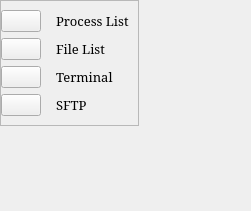
                      <widget class="QWidget" name="act_btn">
                       <property name="geometry">
                        <rect>
                         <x>0</x>
                         <y>0</y>
                         <width>251</width>
                         <height>211</height>
                        </rect>
                       </property>
                       <attribute name="icon">
                        <iconset resource="../static/resource.qrc">
                         <normaloff>:/newPrefix/icons/icons/feather/activity.svg</normaloff>:/newPrefix/icons/icons/feather/activity.svg</iconset>
                       </attribute>
                       <attribute name="label">
                        <string>Activities</string>
                       </attribute>
                       <layout class="QHBoxLayout" name="horizontalLayout_11">
                        <property name="spacing">
                         <number>0</number>
                        </property>
                        <property name="leftMargin">
                         <number>0</number>
                        </property>
                        <property name="topMargin">
                         <number>0</number>
                        </property>
                        <property name="rightMargin">
                         <number>0</number>
                        </property>
                        <property name="bottomMargin">
                         <number>0</number>
                        </property>
                        <item alignment="Qt::AlignLeft|Qt::AlignTop">
                         <widget class="QFrame" name="Activities_Frame">
                          <property name="frameShape">
                           <enum>QFrame::StyledPanel</enum>
                          </property>
                          <property name="frameShadow">
                           <enum>QFrame::Raised</enum>
                          </property>
                          <layout class="QGridLayout" name="gridLayout_3">
                           <property name="leftMargin">
                            <number>0</number>
                           </property>
                           <property name="horizontalSpacing">
                            <number>15</number>
                           </property>
                           <item row="1" column="0">
                            <widget class="QPushButton" name="file_list_btn">
                             <property name="text">
                              <string/>
                             </property>
                             <property name="icon">
                              <iconset resource="../static/resource.qrc">
                               <normaloff>:/newPrefix/icons/icons/feather/file.svg</normaloff>:/newPrefix/icons/icons/feather/file.svg</iconset>
                             </property>
                             <property name="iconSize">
                              <size>
                               <width>32</width>
                               <height>32</height>
                              </size>
                             </property>
                            </widget>
                           </item>
                           <item row="2" column="0">
                            <widget class="QPushButton" name="terminal_btn">
                             <property name="text">
                              <string/>
                             </property>
                             <property name="icon">
                              <iconset resource="../static/resource.qrc">
                               <normaloff>:/newPrefix/icons/icons/feather/terminal.svg</normaloff>:/newPrefix/icons/icons/feather/terminal.svg</iconset>
                             </property>
                             <property name="iconSize">
                              <size>
                               <width>32</width>
                               <height>32</height>
                              </size>
                             </property>
                            </widget>
                           </item>
                           <item row="2" column="1">
                            <widget class="QLabel" name="Terminal">
                             <property name="font">
                              <font>
                               <family>Constantia</family>
                               <pointsize>10</pointsize>
                              </font>
                             </property>
                             <property name="text">
                              <string>Terminal</string>
                             </property>
                            </widget>
                           </item>
                           <item row="0" column="0">
                            <widget class="QPushButton" name="process_list_btn">
                             <property name="text">
                              <string/>
                             </property>
                             <property name="icon">
                              <iconset resource="../static/resource.qrc">
                               <normaloff>:/newPrefix/icons/icons/cil-list.png</normaloff>:/newPrefix/icons/icons/cil-list.png</iconset>
                             </property>
                             <property name="iconSize">
                              <size>
                               <width>32</width>
                               <height>32</height>
                              </size>
                             </property>
                            </widget>
                           </item>
                           <item row="0" column="1">
                            <widget class="QLabel" name="Process_List">
                             <property name="font">
                              <font>
                               <family>Constantia</family>
                               <pointsize>10</pointsize>
                              </font>
                             </property>
                             <property name="text">
                              <string>Process List</string>
                             </property>
                            </widget>
                           </item>
                           <item row="1" column="1">
                            <widget class="QLabel" name="File_List">
                             <property name="font">
                              <font>
                               <family>Constantia</family>
                               <pointsize>10</pointsize>
                              </font>
                             </property>
                             <property name="text">
                              <string>File List</string>
                             </property>
                            </widget>
                           </item>
                           <item row="3" column="0">
                            <widget class="QPushButton" name="sftp_btn">
                             <property name="text">
                              <string/>
                             </property>
                             <property name="icon">
                              <iconset resource="../static/resource.qrc">
                               <normaloff>:/newPrefix/icons/icons/feather/share-2.svg</normaloff>:/newPrefix/icons/icons/feather/share-2.svg</iconset>
                             </property>
                             <property name="iconSize">
                              <size>
                               <width>32</width>
                               <height>32</height>
                              </size>
                             </property>
                            </widget>
                           </item>
                           <item row="3" column="1">
                            <widget class="QLabel" name="SFTP">
                             <property name="font">
                              <font>
                               <family>Constantia</family>
                               <pointsize>10</pointsize>
                              </font>
                             </property>
                             <property name="text">
                              <string>SFTP</string>
                             </property>
                            </widget>
                           </item>
                          </layout>
                         </widget>
                        </item>
                       </layout>
                      </widget>
